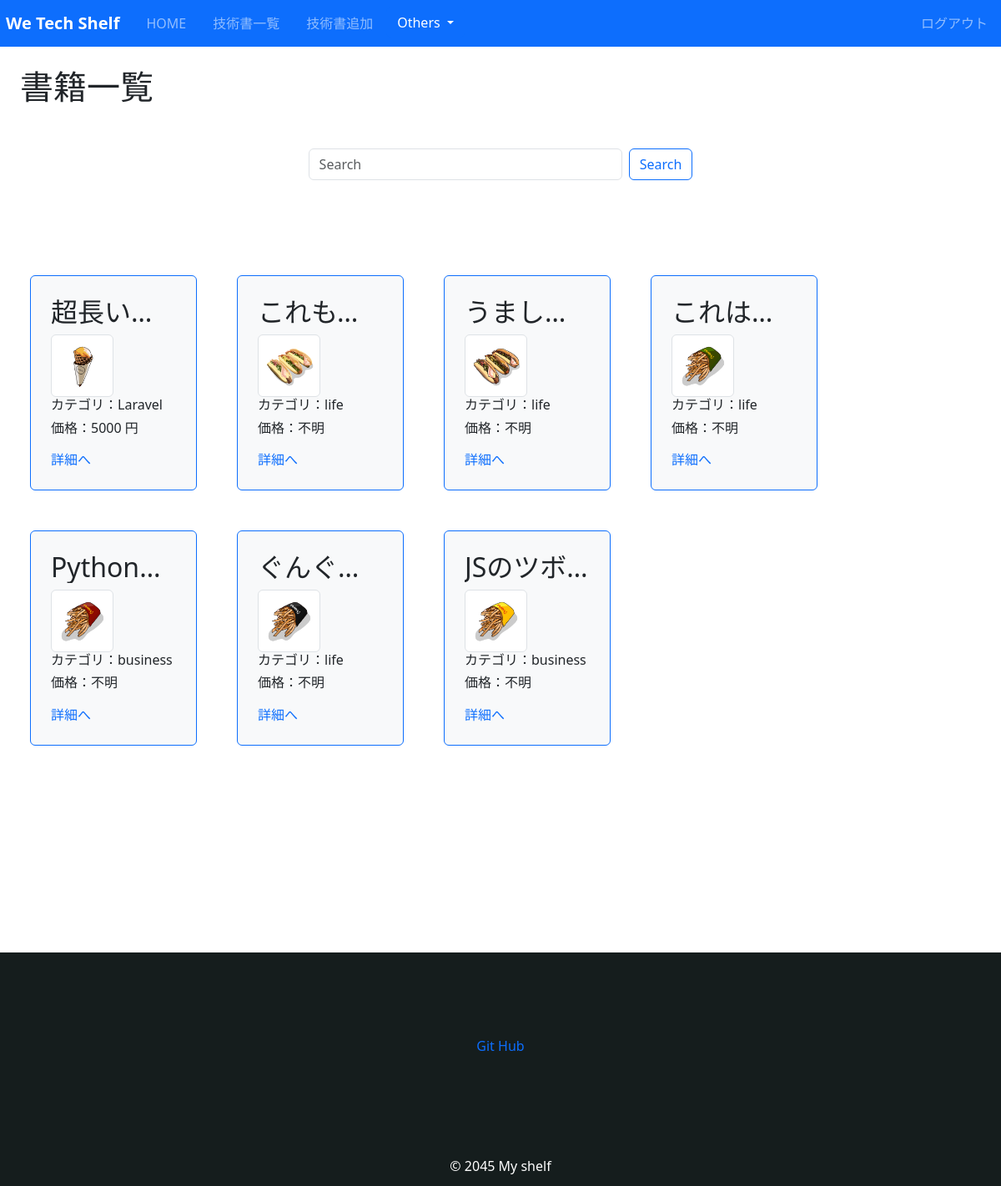
Page /book/ (signed in) on the committed database.
### book/models.py (models this page shows, shortened)
class Book(models.Model):
    title = models.CharField(max_length=100)
    text = models.TextField()
    thumbnail = models.ImageField(null=True, blank=True)
    category = models.CharField(max_length=100, choices=CATEGORY)
    user = models.ForeignKey('auth.User', on_delete=models.CASCADE)
    price = models.IntegerField(null=True, blank=True)
    url = models.URLField(null=True, blank=True)

### book/views.py (the view)
# urls.py: path('book/', views.ListBookView.as_view(), name = 'list-book'),
class ListBookView(LoginRequiredMixin, ListView):                   #database使う時はListViewを使う
    template_name = 'book/book_list.html'
    model = Book                                #model = Book でBookモデルを使うことを指定している
    def get_queryset(self, **kwargs):                    #ここから下は検索機能
        queryset = super().get_queryset(**kwargs)
        query = self.request.GET
        if q := query.get('q'): #python3.8以降
            queryset = queryset.filter(title__icontains=q)
        return queryset.order_by('-id')

### book/templates/book/book_list.html (shortened to what this page needs)
{% extends 'base.html' %}
{% block h1 %}書籍一覧{% endblock h1 %}
{% block content %}
<div class="search">
    <form class="d-flex" action="{% url 'list-book' %}" method="get">
        <input name="q" class="form-control me-2" type="search" placeholder="Search" aria-label="Search">
        <button class="btn btn-outline-primary" type="submit">Search</button>
    </form>
</div>
<div class="row neworder">
    {% for item in object_list %}
    <div class="p-4 m-4 bg-light border border-primary rounded disp1 item">
        <h2 class="text-dark text-truncate">{{ item.title }}</h2>
        <img src="{{ item.thumbnail.url }}" class="img-thumbnail disp1" alt="thumbnail">
        <h6 >カテゴリ：{{ item.category }}</h6>
        {% if item.price == Null%}
        <h6>価格：不明</h6>
        {% else %}
        <h6>価格：{{ item.price }} 円</h6>
        {% endif %}
        <div class="mt-3">
        <a href="{% url 'detail-book' item.pk %}">詳細へ</a>
        </div>
    </div>
    {% endfor %}
</div>
{% endblock content %}

### book/static/css/style.css (style rules this page uses)
a { text-decoration: none; }
.disp1 { width: 50%; height: auto; }
.search { width : 40%; height: auto; margin: 50px auto 90px auto; }
.neworder { width: 100%; height: auto; display: flex; flex-wrap: wrap; }
.item { flex-basis: calc(16% - 5px); width: 200px; height: auto; }

### rows in the picture
Book: title "超長い…", thumbnail (picture), category "Laravel", price "5000"
Book: title "これも…", thumbnail (picture), category "life", shows "価格：不明"
Book: title "うまし…", thumbnail (picture), category "life", shows "価格：不明"
Book: title "これは…", thumbnail (picture), category "life", shows "価格：不明"
Book: title "Python…", thumbnail (picture), category "business", shows "価格：不明"
Book: title "ぐんぐ…", thumbnail (picture), category "life", shows "価格：不明"
Book: title "JSのツボ…", thumbnail (picture), category "business", shows "価格：不明"
